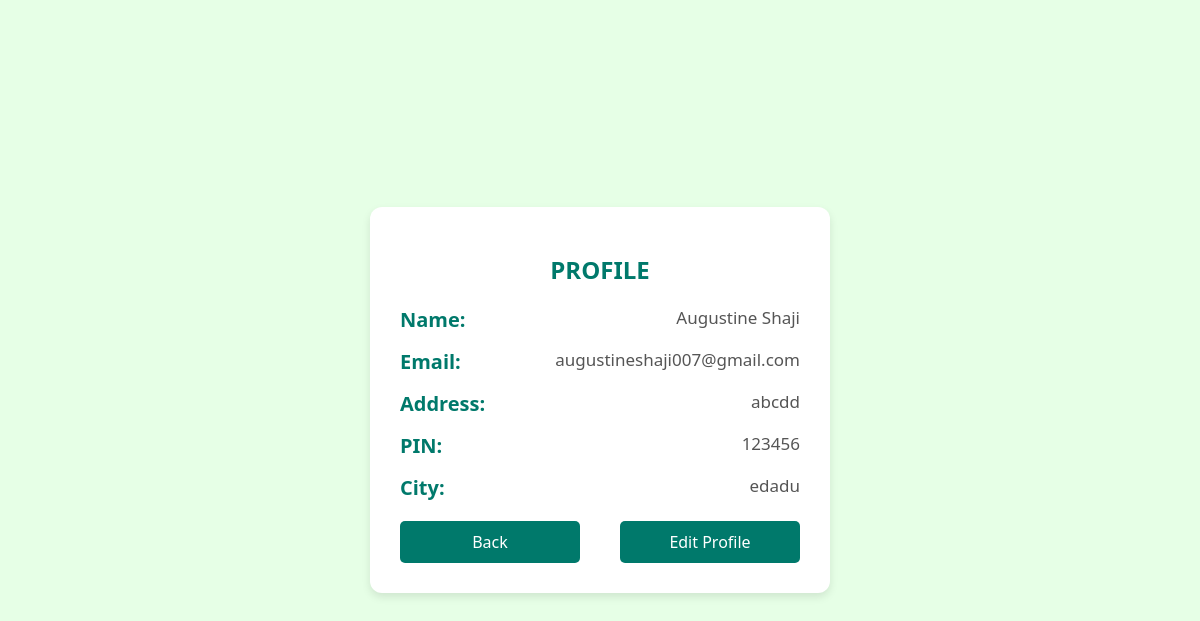
Screenshot of /viewprofile.php (signed in) with the database file from the repository.
### tables this page shows
CREATE TABLE `rec_reg` (
  `name` varchar(30) NOT NULL,
  `email` varchar(100) NOT NULL,
  `password` varchar(8) NOT NULL,
  `address` varchar(50) NOT NULL,
  `pin` int(10) NOT NULL,
  `city` varchar(30) NOT NULL,
  `ban_end_date` datetime DEFAULT NULL,
  `ban_start_date` datetime DEFAULT NULL,
  `banned` tinyint(1) DEFAULT 0,
  `permanently_banned` tinyint(1) DEFAULT 0,
  `otp` varchar(6) DEFAULT NULL,
  `otp_expiry` datetime DEFAULT NULL
);

### viewprofile.php (the view, shortened to what this page needs)
<?php
include("connection.php");
if (isset($_SESSION['email']) && !empty($_SESSION['email'])) {
    $email = $_SESSION['email'];
    $sql = "SELECT * FROM rec_reg WHERE email = ?";
    $stmt = $con->prepare($sql);
    $stmt->bind_param("s", $email);
    if (!$stmt->execute()) {
        die("Error executing statement: " . $stmt->error);
    }
    $result = $stmt->get_result();
    if ($result->num_rows > 0) {
        $user = $result->fetch_assoc();
        ?>
        <!DOCTYPE html>
        <html lang="en">
        <head>
        </head>
        <body>
            <div class="container">
                <h1>PROFILE</h1>
                <div class="detail-row">
                    <label for="name">Name:</label>
                    <span id="name"><?= htmlspecialchars($user["name"]) ?></span>
                </div>
                <div class="detail-row">
                    <label for="email">Email:</label>
                    <span id="email"><?= htmlspecialchars($user["email"]) ?></span>
                </div>
                <div class="detail-row">
                    <label for="address">Address:</label>
                    <span id="address"><?= htmlspecialchars($user["address"]) ?></span>
                </div>
                <div class="detail-row">
                    <label for="pin">PIN:</label>
                    <span id="pin"><?= htmlspecialchars($user["pin"]) ?></span>
                </div>
                <div class="detail-row">
                    <label for="city">City:</label>
                    <span id="city"><?= htmlspecialchars($user["city"]) ?></span>
                </div>
                <div class="button-row">
                    <a href="rec_home.html" class="button">Back</a>
                    <a href="editprofile.php" class="button">Edit Profile</a>
                </div>
            </div>
        </body>
        </html>
        <?php
    } else {
        echo "No results found for the given email.";
    }
} else {
    echo "No email parameter provided.";
}
?>

### viewprofile.php (style rules this page uses)
body { font-family: 'Segoe UI', Tahoma, Geneva, Verdana, sans-serif; background-color: #e6ffe6; color: #333; display: flex; justify-content: center; align-items: center; height: 100vh; margin: 0; }
.container { background-color: #ffffff; padding: 30px; border-radius: 12px; box-shadow: 0 4px 8px rgba(0, 0, 0, 0.1); max-width: 400px; width: 100%; text-align: left; }
.container h1 { font-size: 24px; margin-bottom: 20px; color: #00796b; text-align: center; }
.detail-row { display: flex; justify-content: space-between; margin-bottom: 15px; }
.detail-row label { font-weight: bold; color: #00796b; font-size: 20px; }
.detail-row span { color: #555; font-size: 17px; flex: 1; text-align: right; }
.button-row { display: flex; justify-content: space-between; margin-top: 20px; }
.button { width: 40%; padding: 10px; text-align: center; background-color: #00796b; color: #ffffff; border: none; border-radius: 5px; font-size: 16px; cursor: pointer; text-decoration: none; transition: background-color 0.3s; }

### rows the page displays
rec_reg: name "Augustine Shaji", email "augustineshaji007@gmail.com", address "abcdd", pin "123456", city "edadu"
